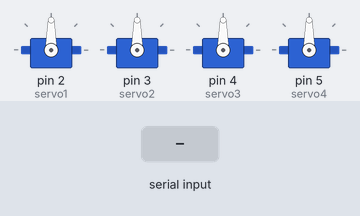
The sketch below on a simulated Arduino Uno, built with avr-gcc and run on an emulated ATmega328P. Shown: 4 × servo. The test bench sets the inputs (shaded band).

Above: at 1.2 s.
1.3 s: "<90,45,200>" received over Serial
At 2.3 s:
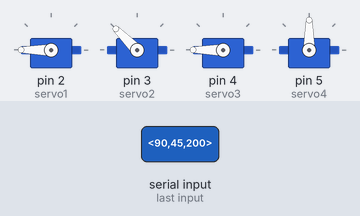
2.8 s: "<30,150,10>" received over Serial
At 3.4 s:
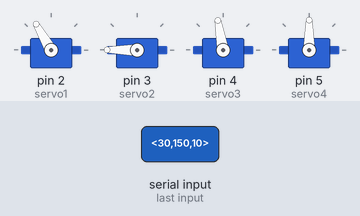
4.3 s: "<90,45>" received over Serial
At 5.5 s:
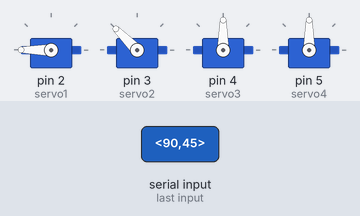
5.8 s: "<30,150>" received over Serial
At 6.8 s:
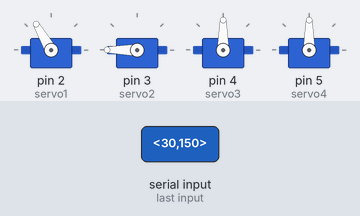
7.3 s: "<90>" received over Serial
At 7.8 s:
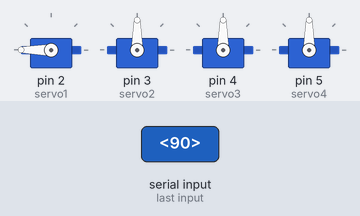
8.8 s: "<1,90>" received over Serial
At 10.2 s:
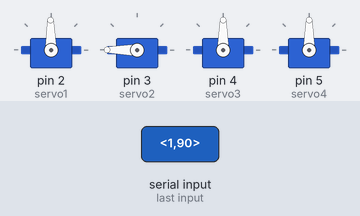
Timing chart, 0 to 11.3 s (numbered marks = the images above; inputs shaded):
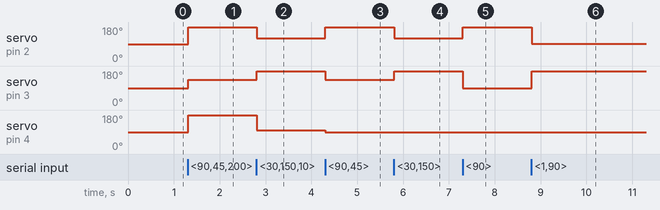

The sketch:

armControl_arduino.ino
```cpp
#include <Servo.h>
const byte numChars = 32;
char inChars[numChars];
char tempChars[numChars];
int theta1 = 0;
int theta2 = 0;
int theta3 = 0;
int theta4 = 0;

boolean receiving = false;

Servo servo1;
Servo servo2;
Servo servo3;
Servo servo4;

void setup() {
  // put your setup code here, to run once:
  int theta = 0;
  servo1.attach(2);
  servo2.attach(3);
  servo3.attach(4);
  servo4.attach(5);
  Serial.begin(9600);
}

void loop() {
  receive();
  if (receiving == true){
    strcpy(tempChars,inChars);
    parseData();

    //Serial.println(theta1);
    //Serial.println(theta2);
    //Serial.println(theta3);
    //Serial.println(theta4);

    servo1.write(theta1+90);
    servo2.write(theta2+90);
    servo3.write(theta3+90);
    receiving = false;
  }
}

void receive(){
  static bool inProgress = false;
  static byte ndx = 0;
  char start = '<';
  char end = '>';
  char rc;

  while (Serial.available() > 0 && receiving == false){
    rc = Serial.read();
    if (inProgress == true){
      if (rc != end){
        inChars[ndx] = rc;
        ndx++;
        if (ndx >= numChars){
          ndx = numChars-1;
        }
      }
      else {
        inChars[ndx] = '\0';
        inProgress = false;
        ndx = 0;
        receiving = true;
      }
    }
    else if (rc == start){
      inProgress = true;
    }
  }
}

void parseData(){
  char * strtokIndx;

  strtokIndx = strtok(tempChars,",");
  theta1 = atoi(strtokIndx);

  strtokIndx = strtok(NULL,",");
  theta2 = atoi(strtokIndx);

  strtokIndx = strtok(NULL, ",");
  theta3 = atoi(strtokIndx);
}
```

Measured:
- after the input at 1.3 s, servo on pin 2 (servo1), servo on pin 4 (servo3): 90° → 180° at once; servo on pin 3 (servo2): 90° → 135° at once
- after the input at 2.8 s, servo on pin 2 (servo1): 180° → 120° at once; servo on pin 3 (servo2): 135° → 180° at once; servo on pin 4 (servo3): 180° → 100° at once
- after the input at 4.3 s, servo on pin 2 (servo1): 120° → 180° at once; servo on pin 3 (servo2): 180° → 135° at once; servo on pin 4 (servo3): 100° → 90° at once
- after the input at 5.8 s, servo on pin 2 (servo1): 180° → 120° at once; servo on pin 3 (servo2): 135° → 180° at once
- after the input at 7.3 s, servo on pin 2 (servo1): 120° → 180° at once; servo on pin 3 (servo2): 180° → 90° at once
- after the input at 8.8 s, servo on pin 2 (servo1): 180° → 91° at once; servo on pin 3 (servo2): 90° → 180° at once
